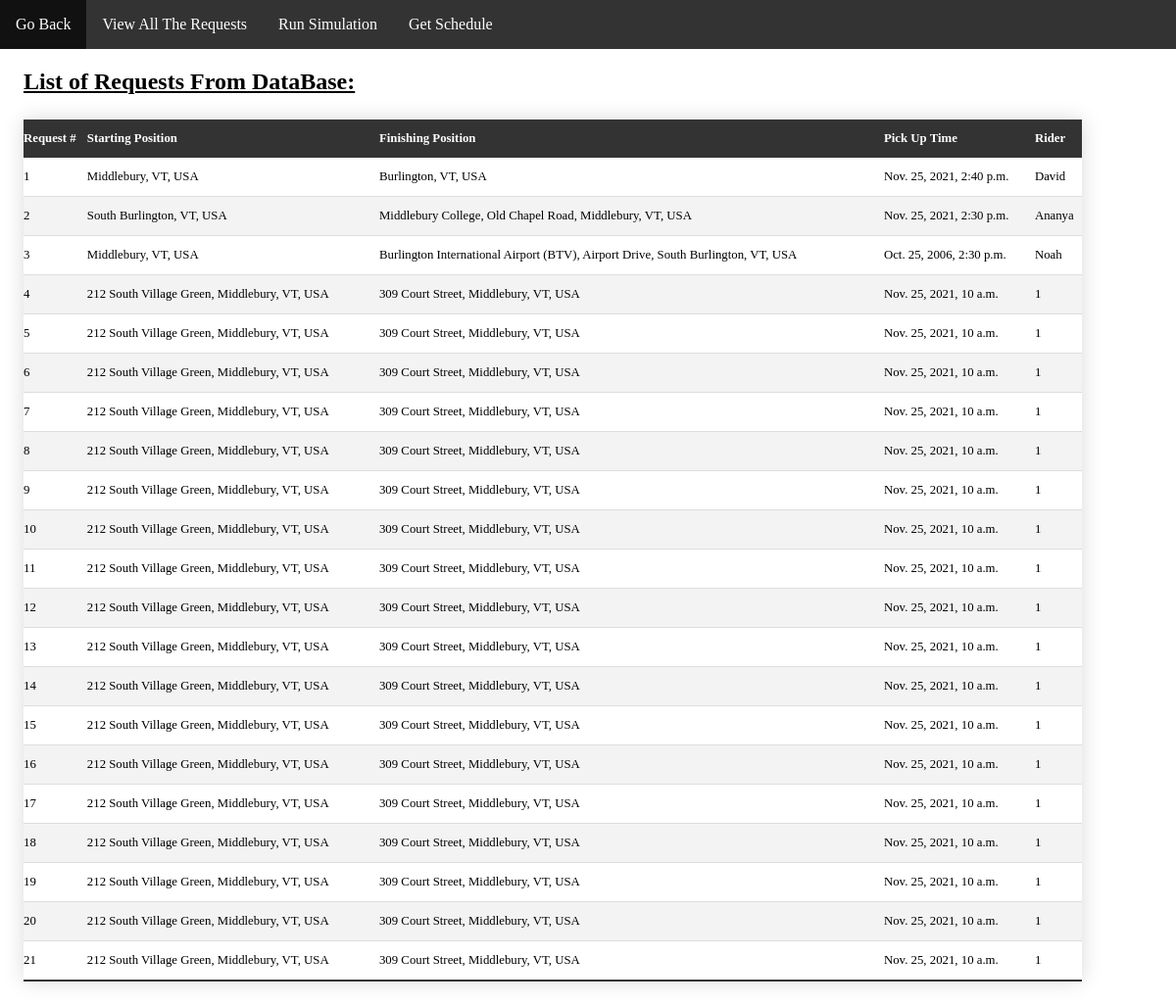
Page /website/RequestPage.html on the committed database.
### website/models.py (models this page shows)
class Ride(models.Model):
    origin = models.CharField(max_length=100)
    destination = models.CharField(max_length=100)
    rider_name = models.CharField(default="", max_length=64)
    contact_number = models.CharField(default="", max_length=30)
    user_name = models.ForeignKey(User, default=User, on_delete=models.CASCADE)
    time = models.DateTimeField(default=datetime.now,blank=True)

### website/views.py (the view)
# urls.py: path("RequestPage.html", views.requestPage, name="requestPage"),
def requestPage(request):
        return render(request, "website/RequestPage.html", {
            "Rides" : Ride.objects.all()
        })

### website/templates/website/RequestPage.html (shortened to what this page needs)
<!DOCTYPE html>
<html>
<head>
    {% load static %}
	<link rel="stylesheet" href="{% static 'DispatcherStyle.css'%}">
</head>
<body>
    <ul>
        <li><a href="DispatcherInterface.html">Go Back</a></li>
        <li><a href="RequestPage.html">View All The Requests</a></li>
        <li><a href="simulation.html">Run Simulation</a></li>
        <li><a href="#Arrange">Get Schedule</a></li>
      </ul>
    <h2>List of Requests From DataBase:</h2>
    <table class = "tableContent" id="table">
        <thead>
            <th>Request #</th>
            <th>Starting Position</th>
            <th>Finishing Position</th>
            <th>Pick Up Time</th>
            <th>Rider</th>
        </thead>
        {% for Ride in Rides %}
    <tr>
        <td></td>
        <td>{{ Ride.origin }}</td>
        <td>{{ Ride.destination }}</td>
        <td>{{ Ride.time }}</td>
        <td>{{ Ride.rider_name }}</td>
    </tr>
    {% endfor %}
    </table>
</body>
</html>

### website/static/DispatcherStyle.css (style rules this page uses)
body { width: 100%; height: 100%; margin: 0px; padding: 0px; overflow-x: hidden; }
ul { list-style-type: none; margin: 0; padding: 0; overflow: hidden; background-color: #333333; }
li { float: left; }
li a { display: block; color: white; text-align: center; padding: 16px; text-decoration: none; }

### website/templates/website/RequestPage.html (style rules this page uses)
.tableContent { width: 90%; margin:25px 0; margin-left: 2%; border-collapse:collapse; font-family: "Monaco"; font-size: 0.8em; min-width: 400px; box-shadow: 0 0 20px rgba(0, 0, 0, 0.15); }
.tableContent th, .tableContent td { text-align: left; padding: 12px 0px; }
.tableContent tbody tr { border-bottom: 1px solid #dddddd; }
.tableContent tbody tr:nth-of-type(even) { background-color: #f3f3f3; }
.tableContent tbody tr:last-of-type { border-bottom: 2px solid #333333; }
h2 { margin-left: 2%; font-family: "Monaco"; text-decoration: underline; }

### rows in the picture
Ride: origin "Middlebury, VT, USA", destination "Burlington, VT, USA", time "Nov. 25, 2021, 2:40 p.m.", rider_name "David"
Ride: origin "South Burlington, VT, USA", destination "Middlebury College, Old Chapel Road, Middlebury, VT, USA", time "Nov. 25, 2021, 2:30 p.m.", rider_name "Ananya"
Ride: origin "Middlebury, VT, USA", destination "Burlington International Airport (BTV), Airport Drive, South Burlington, VT, USA", time "Oct. 25, 2006, 2:30 p.m.", rider_name "Noah"
Ride: origin "212 South Village Green, Middlebury, VT, USA", destination "309 Court Street, Middlebury, VT, USA", time "Nov. 25, 2021, 10 a.m.", rider_name "1"
Ride: origin "212 South Village Green, Middlebury, VT, USA", destination "309 Court Street, Middlebury, VT, USA", time "Nov. 25, 2021, 10 a.m.", rider_name "1"
Ride: origin "212 South Village Green, Middlebury, VT, USA", destination "309 Court Street, Middlebury, VT, USA", time "Nov. 25, 2021, 10 a.m.", rider_name "1"
Ride: origin "212 South Village Green, Middlebury, VT, USA", destination "309 Court Street, Middlebury, VT, USA", time "Nov. 25, 2021, 10 a.m.", rider_name "1"
Ride: origin "212 South Village Green, Middlebury, VT, USA", destination "309 Court Street, Middlebury, VT, USA", time "Nov. 25, 2021, 10 a.m.", rider_name "1"
Ride: origin "212 South Village Green, Middlebury, VT, USA", destination "309 Court Street, Middlebury, VT, USA", time "Nov. 25, 2021, 10 a.m.", rider_name "1"
Ride: origin "212 South Village Green, Middlebury, VT, USA", destination "309 Court Street, Middlebury, VT, USA", time "Nov. 25, 2021, 10 a.m.", rider_name "1"
Ride: origin "212 South Village Green, Middlebury, VT, USA", destination "309 Court Street, Middlebury, VT, USA", time "Nov. 25, 2021, 10 a.m.", rider_name "1"
Ride: origin "212 South Village Green, Middlebury, VT, USA", destination "309 Court Street, Middlebury, VT, USA", time "Nov. 25, 2021, 10 a.m.", rider_name "1"
Ride: origin "212 South Village Green, Middlebury, VT, USA", destination "309 Court Street, Middlebury, VT, USA", time "Nov. 25, 2021, 10 a.m.", rider_name "1"
Ride: origin "212 South Village Green, Middlebury, VT, USA", destination "309 Court Street, Middlebury, VT, USA", time "Nov. 25, 2021, 10 a.m.", rider_name "1"
Ride: origin "212 South Village Green, Middlebury, VT, USA", destination "309 Court Street, Middlebury, VT, USA", time "Nov. 25, 2021, 10 a.m.", rider_name "1"
Ride: origin "212 South Village Green, Middlebury, VT, USA", destination "309 Court Street, Middlebury, VT, USA", time "Nov. 25, 2021, 10 a.m.", rider_name "1"
Ride: origin "212 South Village Green, Middlebury, VT, USA", destination "309 Court Street, Middlebury, VT, USA", time "Nov. 25, 2021, 10 a.m.", rider_name "1"
Ride: origin "212 South Village Green, Middlebury, VT, USA", destination "309 Court Street, Middlebury, VT, USA", time "Nov. 25, 2021, 10 a.m.", rider_name "1"
Ride: origin "212 South Village Green, Middlebury, VT, USA", destination "309 Court Street, Middlebury, VT, USA", time "Nov. 25, 2021, 10 a.m.", rider_name "1"
Ride: origin "212 South Village Green, Middlebury, VT, USA", destination "309 Court Street, Middlebury, VT, USA", time "Nov. 25, 2021, 10 a.m.", rider_name "1"
Ride: origin "212 South Village Green, Middlebury, VT, USA", destination "309 Court Street, Middlebury, VT, USA", time "Nov. 25, 2021, 10 a.m.", rider_name "1"
